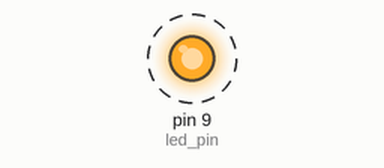
Recording of a sketch running on a simulated Arduino Uno, built with avr-gcc and run on an emulated ATmega328P. Shown: output pins drawn as LEDs (lit = HIGH). Dashed ring = blinking. What the sketch prints to the serial monitor is not drawn.

Above: at 0.5 s.
Timing chart, 0 to 4.6 s (numbered marks = the images above):
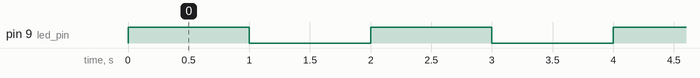

Measured:
- by itself, pin 9 (led_pin): alternates HIGH for 1.0 s and LOW for 1.0 s

The sketch:

ex3.ino
```cpp
#include <avr/wdt.h>

const int led_pin = 9;

void setup()
{
    Serial.begin(9600);
    Serial.println("Ollaan setupissa");

    pinMode(led_pin, OUTPUT);
    digitalWrite(led_pin, HIGH);
    wdt_enable(WDTO_4S);
}

void loop()
{
    for (int i{}; i < 5; ++i)
    {
        delay(1000);
        digitalWrite(led_pin, not digitalRead(led_pin));
        wdt_reset();
    }
}
```
